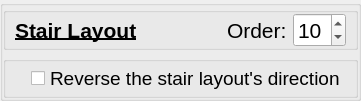
           <widget class="QGroupBox" name="GB_StairLayout">
            <property name="title">
             <string/>
            </property>
            <property name="flat">
             <bool>true</bool>
            </property>
            <layout class="QVBoxLayout" name="verticalLayout_47">
             <property name="leftMargin">
              <number>0</number>
             </property>
             <property name="topMargin">
              <number>1</number>
             </property>
             <property name="rightMargin">
              <number>0</number>
             </property>
             <property name="bottomMargin">
              <number>0</number>
             </property>
             <item>
              <widget class="QGroupBox" name="GB_stairLayoutOrder">
               <property name="title">
                <string/>
               </property>
               <property name="flat">
                <bool>true</bool>
               </property>
               <layout class="QGridLayout" name="gridLayout_64">
                <property name="topMargin">
                 <number>0</number>
                </property>
                <property name="bottomMargin">
                 <number>0</number>
                </property>
                <item row="0" column="1">
                 <widget class="QLabel" name="label_109">
                  <property name="font">
                   <font>
                    <pointsize>16</pointsize>
                    <italic>false</italic>
                    <bold>true</bold>
                    <underline>true</underline>
                   </font>
                  </property>
                  <property name="text">
                   <string>Stair Layout</string>
                  </property>
                 </widget>
                </item>
                <item row="0" column="4">
                 <widget class="QSpinBox" name="kcfg_stairLayoutOrder">
                  <property name="font">
                   <font>
                    <pointsize>16</pointsize>
                    <italic>false</italic>
                    <bold>false</bold>
                    <underline>false</underline>
                   </font>
                  </property>
                  <property name="maximum">
                   <number>12</number>
                  </property>
                  <property name="value">
                   <number>10</number>
                  </property>
                 </widget>
                </item>
                <item row="0" column="2">
                 <spacer name="horizontalSpacer_58">
                  <property name="orientation">
                   <enum>Qt::Orientation::Horizontal</enum>
                  </property>
                  <property name="sizeHint" stdset="0">
                   <size>
                    <width>40</width>
                    <height>20</height>
                   </size>
                  </property>
                 </spacer>
                </item>
                <item row="0" column="3">
                 <widget class="QLabel" name="label_110">
                  <property name="font">
                   <font>
                    <pointsize>16</pointsize>
                    <italic>false</italic>
                    <bold>false</bold>
                    <underline>false</underline>
                   </font>
                  </property>
                  <property name="text">
                   <string>Order:</string>
                  </property>
                 </widget>
                </item>
               </layout>
              </widget>
             </item>
             <item>
              <widget class="QGroupBox" name="GB_QuarterLayoutSettings_3">
               <property name="title">
                <string/>
               </property>
               <property name="flat">
                <bool>true</bool>
               </property>
               <layout class="QVBoxLayout" name="verticalLayout_48">
                <property name="leftMargin">
                 <number>25</number>
                </property>
                <property name="topMargin">
                 <number>2</number>
                </property>
                <property name="bottomMargin">
                 <number>2</number>
                </property>
                <item>
                 <widget class="QCheckBox" name="kcfg_stairReverse">
                  <property name="font">
                   <font>
                    <pointsize>14</pointsize>
                   </font>
                  </property>
                  <property name="text">
                   <string>Reverse the stair layout's direction</string>
                  </property>
                 </widget>
                </item>
               </layout>
              </widget>
             </item>
            </layout>
           </widget>
